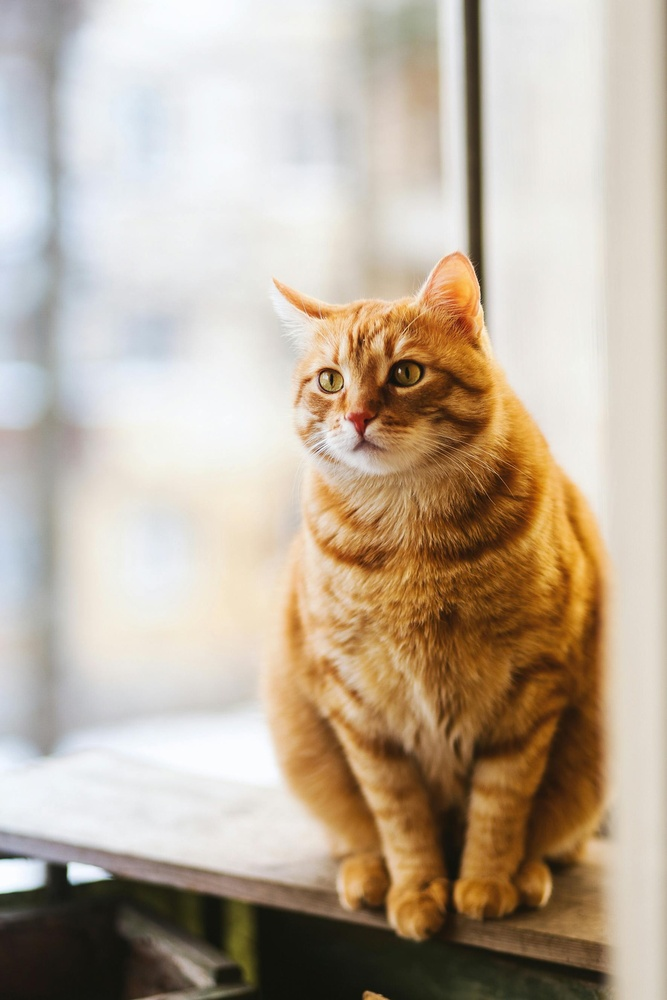
#> input picture cat_1.jpg, 667 x 1000 px, shrunk from 1771 x 2657 before the run
$ jupyter execute --allow-errors 'CSE428 Lab 1.ipynb'
#> lines starting #> are read from the running program, lines starting #| are printed output that depends on the picture
[cell 1]
import numpy as np
import matplotlib.pyplot as plt
from skimage import io, transform, img_as_float

[cell 2]
x = [1, 2, 4, 5, 7]
print(x)

[cell 3]
x = [i + 4 for i in x]  # Add 4 to each element
print(x)

[cell 4]
for i in range(len(x)):
  x[i] = x[i] + 4
print(x)

[cell 5]
x = np.array([1, 2, 4, 5, 7])
print(x)

[cell 6]
# x = x+4
print(x+4)

2 3 4

5 6 7

[cell 7]
# declare an array of 2 rows, 3 columns
x = np.array([[2,3,4,],[5,6,14]])

[cell 8]
print(x, )

[cell 9]
plt.imshow(x)

[cell 10]
x[1,:]

[cell 11]
x = np.array([1, 2, 4, 5, 7, 12, -55, 77, 10])

[cell 12]
print(x[3])

[cell 13]
print(x[-5])

[cell 14]
x = np.array([[2,3,4],[5,6,7]])
print(x)
print(x[1][1])
print(x[1,1])

[cell 15]
x = np.array([[[[2,3,4],[5,6,7]],[[2,3,4],[5,6,7]]]])
print(x)

x[start:end] = [x[start], x[start+1], ....., x[end-1]]

[cell 16]
x = np.array([1, 2, 4, 5, 7, 8, 9, 12])
print(x[1:-1])

[cell 17]
x[1:-1:2]

[cell 18]
print(x[1:-1])

x[start:end:step] = x[start], x[start+step], x[start+2*step],.... x[end-1]

[cell 19]
print(x[0:5:1])

[cell 20]
print(x[1:4:2])

[cell 21]
print(x[::1])

[cell 22]
print(x[::-1])

[cell 23]
print(x[::-2])

[cell 24]
x = np.array([[2,3,4],[5,6,7]])
print(x)

[cell 25]
# x[20:35][100:120]

[cell 26]
print(x[:,::2])

`x[start:end]`

`x[start:end:step]`

`x[::]`

start is not specified, 0

end is not specified, len(x)

step is not specified, 1

[cell 27]
# boolean indexing

x = np.array([2, 1, -5, -4, 4, 5])

[cell 28]
x[x>0]

[cell 29]
x*(x>0)

[cell 30]
index = [False, False, True, True, False, False]

[cell 31]
x[index]

[cell 32]
index = x < 0

[cell 33]
index

[cell 34]
x[index]

[cell 35]
x[ x < 0 ]

## Slicing Summary

`x[start:end:step] = [x[start], x[start+step], x[start+2*step], ... x[end-1]]`

If `start` not specified, assumes `0`

If `end` not specified, assumes `len(x)`

If `step` not specified, assumes `1`

**Boolean indexing**: `x[ind]` where `ind` is an array of `True` and `False` with the same size as `x`

[cell 36]
x = np.array([4, 1, -1, 2, 4, 5])
print(x[1:4]) # [1, -1, 2]
print(x[1:]) # [1, -1, 2, 4, 5]
print(x[:4]) # []
print(x[:]) # []
print(x[2::2]) # []
print(x[:6:2]) # []

# Image as NumPy array

[cell 37]
x = np.random.rand(4, 5)
print(x)
print("shape -", x.shape)

[cell 38]
plt.imshow(x, cmap='grey')
# plt.axis("off")
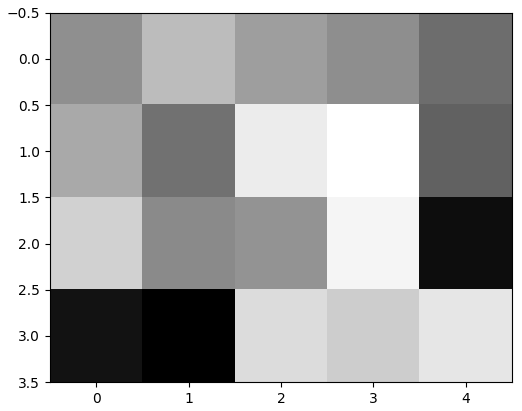
#> figure drawn by matplotlib, 1 panel

[cell 39]
x.shape

[cell 40]
#height, width = x.shape[:2]
height = x.shape[0]
width = x.shape[1]
print("Height =", height)
print("Width =", width)

[cell 41]
x = np.random.rand(4, 5, 3)
height, width, nchannels = x.shape
print("Height =", height)
print("Width =", width)
print("Number of channels =", nchannels)

[cell 42]
print("Red Channel")
print(x[:, :, 0])

print("Green Channel")
print(x[:, :, 1])

print("Blue Channel")
print(x[:, :, 2])

[cell 43]
io.imshow(x)
plt.axis("off")
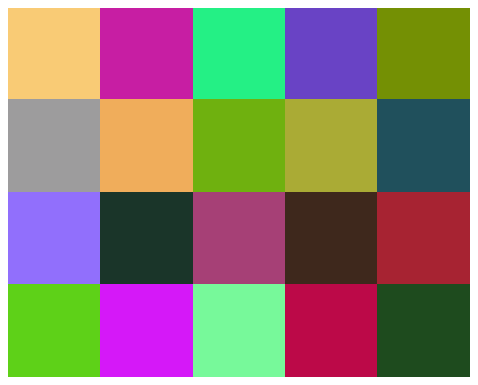
#> figure drawn by matplotlib, 1 panel

[cell 44]
plt.figure(figsize=(4, 4))
x_cropped = x[-3:,-3:,:]
io.imshow(x_cropped)
plt.axis("off")
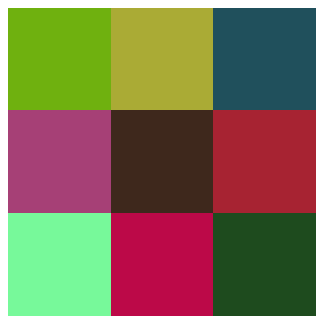
#> figure drawn by matplotlib, 1 panel

# Real Digital Image

[cell 45]
I = io.imread("cat_1.jpg")
#> I is the input picture: shape (1000, 667, 3); mean R, G, B 188.6, 173.8, 156.2
height, width = I.shape[:2]
#> height = 1000; width = 667
print("Height =", height)
#| Height = 1000
print("Width =", width)
#| Width = 667

[cell 46]
plt.figure(figsize=(4, 4))
io.imshow(I)
plt.axis("off")

[cell 47]
# print(I)

[cell 48]
x = I[0, 0]
#> x = [167, 164, 175]
y = I[-1, 0]
#> y = [22, 21, 16]
print(x)
#| [167 164 175]
print(y)
#| [22 21 16]

[cell 49]
print(type(x))
#| <class 'numpy.ndarray'>

## Problem with **uint8**

[cell 50]
x + y
#> Out = [189, 185, 191]

[cell 51]
# Bad way of normalization
# I = I/255

# Good way
I = img_as_float(I)
I = img_as_float(I)

[cell 52]
plt.figure(figsize=(3, 3))
io.imshow(I)
plt.axis("off")

## Example 2

[cell 53]
I = io.imread("cat_1.jpg")

[cell 54]
I.shape
#> Out = (1000, 667, 3)

[cell 55]
height, width, nchannels = I.shape
#> nchannels = 3
print("Height =", height)
#| Height = 1000
print("Width =", width)
#| Width = 667
print("Number of channels =", nchannels)
#| Number of channels = 3

[cell 56]
io.imshow(I)

[cell 57]
fig, axes = plt.subplots(1, 3, figsize=(15, 5))

# Red channel
axes[0].imshow(I[:, :, 0], cmap="gray")
axes[0].axis("off")
axes[0].set_title("Red")

# Green channel
axes[1].imshow(I[:, :, 1], cmap="gray")
axes[1].axis("off")
axes[1].set_title("Green")

# Blue channel
axes[2].imshow(I[:, :, 2], cmap="gray")
axes[2].axis("off")
axes[2].set_title("Blue")
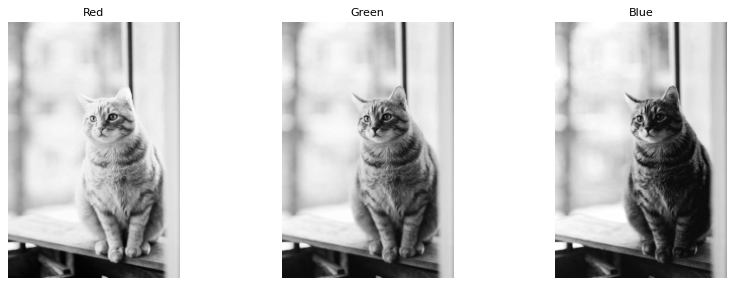
#> figure drawn by matplotlib, 3 panels

[cell 58]
13//2

[cell 59]
# Only the left half of the image
I_cropped = I[:, :width//2 :-1]
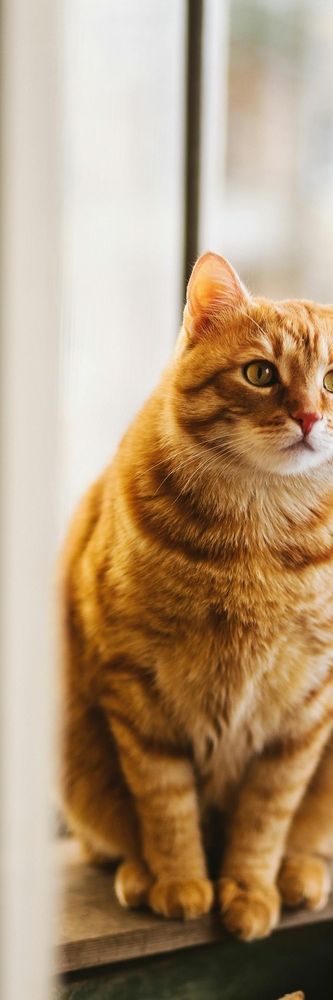
#> I_cropped: shape (1000, 333, 3); mean R, G, B 176.8, 150.6, 120.4
io.imshow(I_cropped)
plt.axis("off")

[cell 60]
# Only the  bottom half of the image
I_cropped = I[:, :height//2, :1]
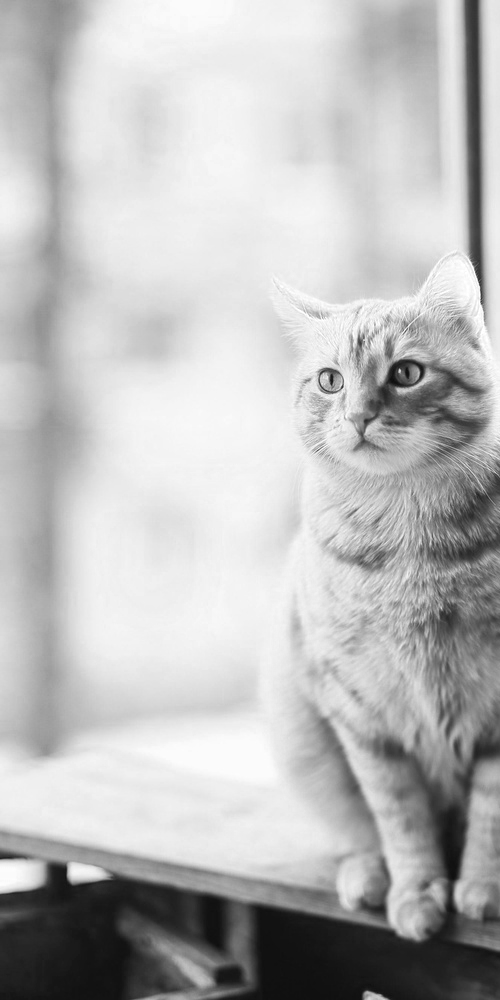
#> I_cropped: shape (1000, 500, 1); min 14, max 255, mean 187.1
io.imshow(I_cropped)
plt.axis("off")

[cell 61]
# flip along widht (with respect to y axis)
I_flipped = I[:, ::-1, :]
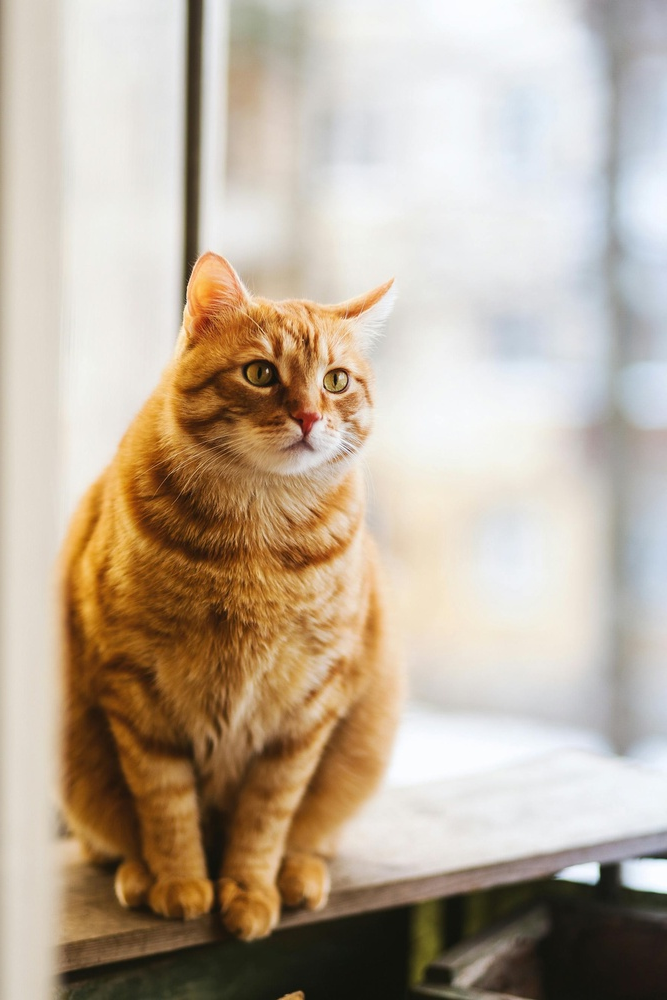
#> I_flipped: shape (1000, 667, 3); mean R, G, B 188.6, 173.8, 156.2
io.imshow(I_flipped)
plt.axis("off")

[cell 62]
# flip along height (with respect to x axis)
I_flipped = I[::-1, :, :]
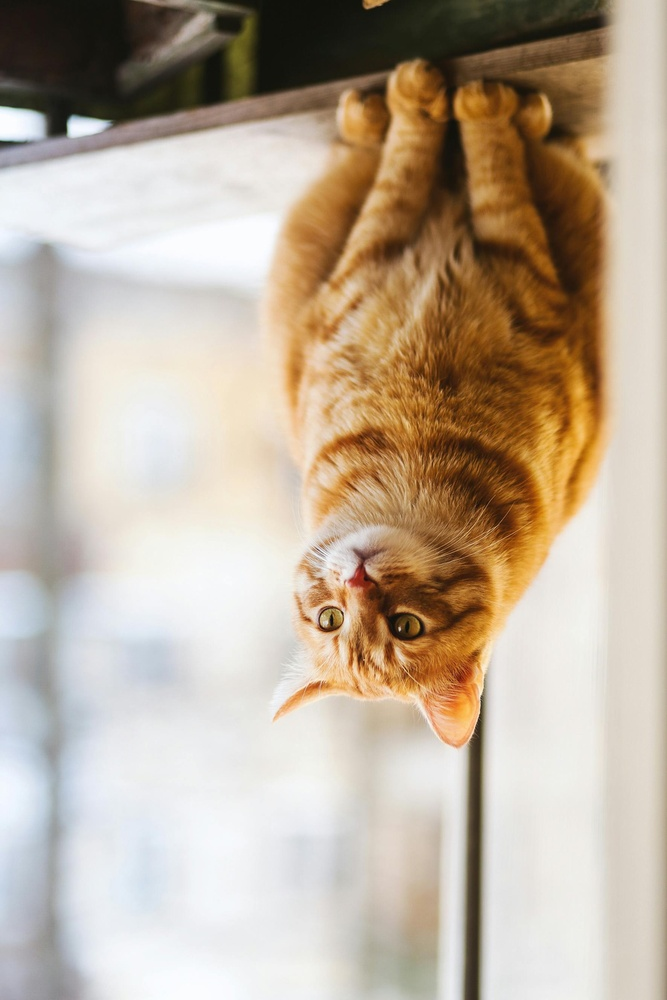
#> I_flipped: shape (1000, 667, 3); mean R, G, B 188.6, 173.8, 156.2
io.imshow(I_flipped)
plt.axis("off")

[cell 63]
# Rotate 180 degree
I_rotated = I[::-1, ::-1, :]
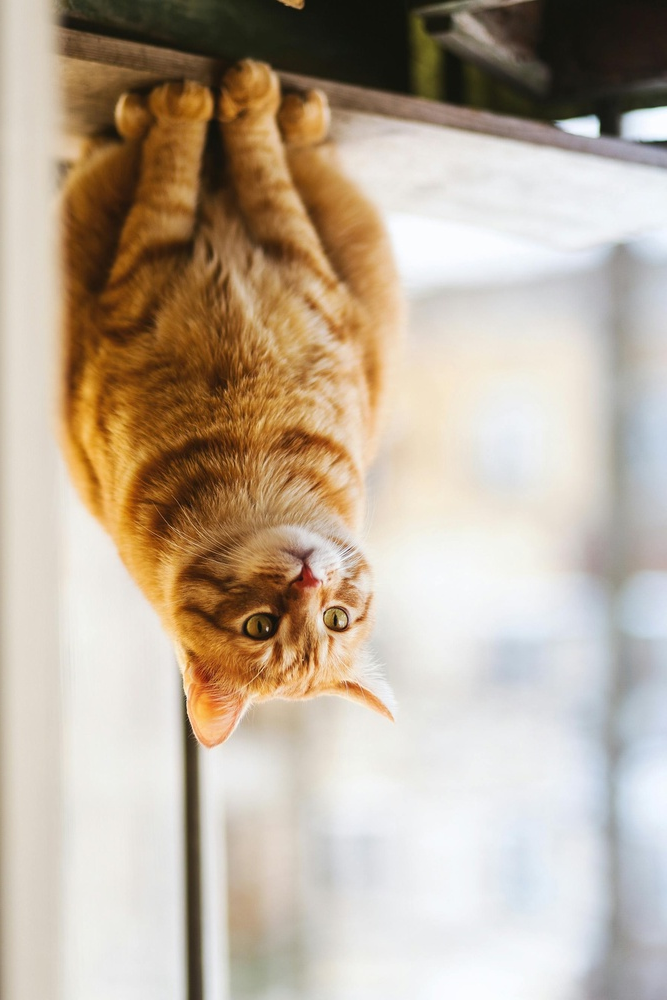
#> I_rotated: shape (1000, 667, 3); mean R, G, B 188.6, 173.8, 156.2
io.imshow(I_rotated)
plt.axis("off")

[cell 64]
# Downsample
I_rotated = I[::40, ::40, :]
io.imshow(I_rotated)
plt.axis("off")
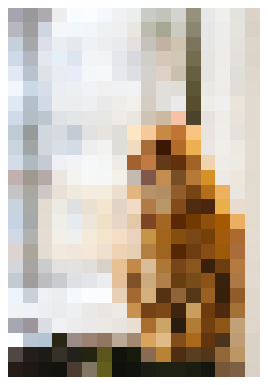
#> figure drawn by matplotlib, 1 panel

# Example 3

#> (a cell that did not finish here is left out)

[cell 66]
io.imshow(I)

[cell 67]
I.shape
#> Out = (1000, 667, 3)
